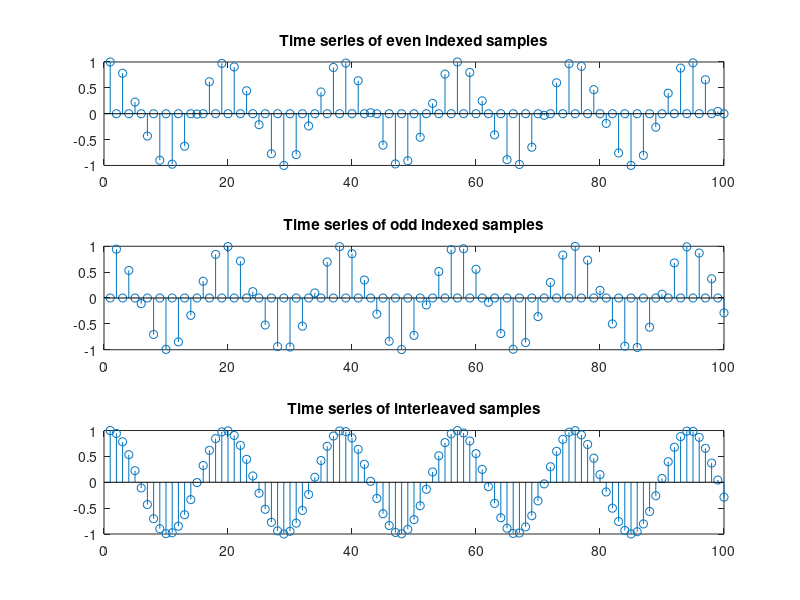
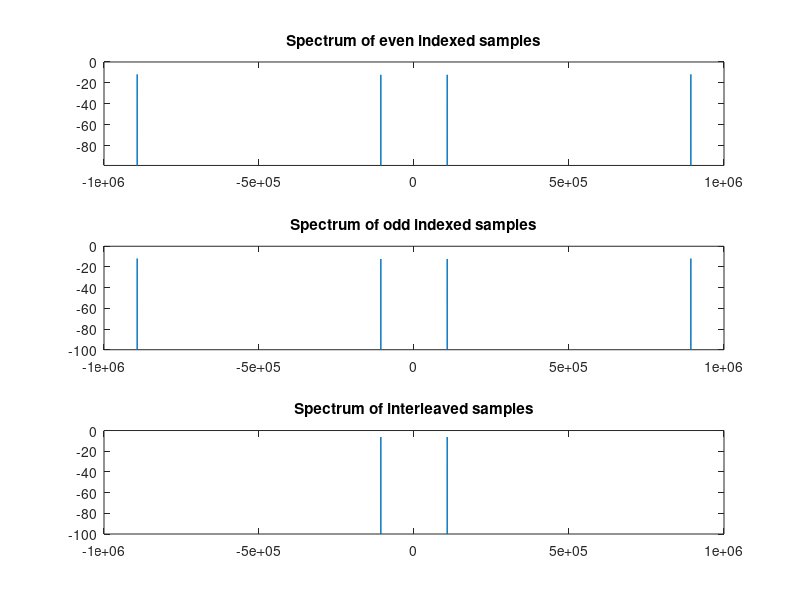
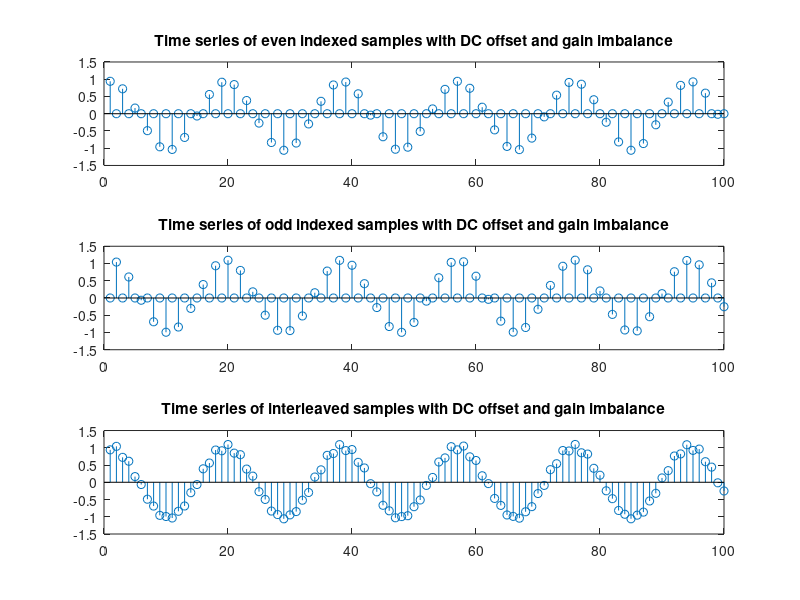
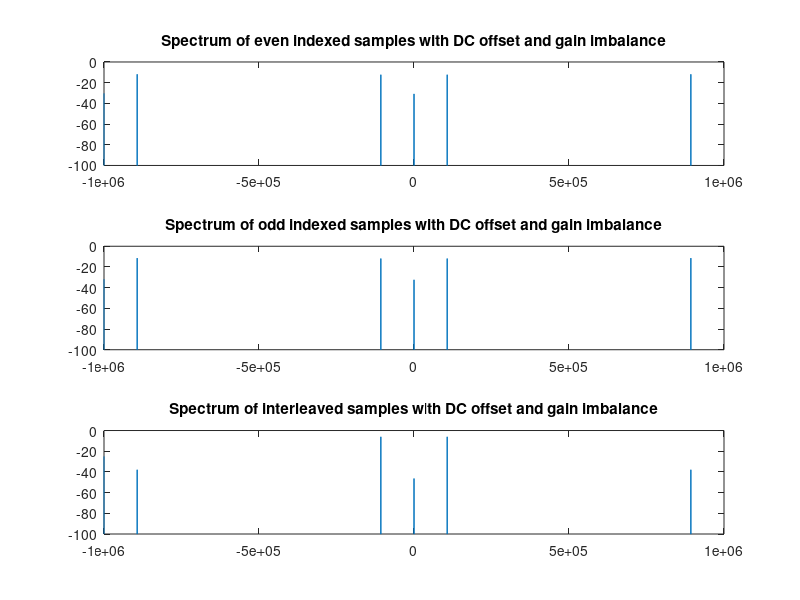

The MATLAB script that drew these images, in order: (Note: this script raises an error after producing the figures.)
clear
close all
% Task a)
f = 107000;
fs = 1000000;
N = 10000;
% Form even indexed samples
y0=zeros(1,N*2);
y0(1:2:end) = cos(2*pi*[0:N-1]*f/fs);
% Form odd indexed samples
y1=zeros(1,N*2);
y1(2:2:end)=cos(2*pi*[0.5:N-0.5]*f/fs);
% Form interleaved samples
y01=y0+y1;

% Plot time series of ADC samples
figure
subplot(3,1,1)
stem(y0(1:100))
title('Time series of even indexed samples')
ylim([-1 1])
subplot(3,1,2)
stem(y1(1:100))
title('Time series of odd indexed samples')
ylim([-1 1])
subplot(3,1,3)
stem(y01(1:100))
title('Time series of interleaved samples')
ylim([-1 1])

% % Plot spectrum of ADC samples
figure
subplot(3,1,1)
ww = kaiser(20000)';
ww = ww/sum(ww);

plot(linspace(-0.5,0.5,N*2)*fs*2,fftshift(20*log10(abs(fft(y0).*ww))))
title('Spectrum of even indexed samples')
ylim([1-100 0])
subplot(3,1,2)
plot(linspace(-0.5,0.5,N*2)*fs*2,fftshift(20*log10(abs(fft(y1).*ww))))
title('Spectrum of odd indexed samples')
ylim([-100 0])
subplot(3,1,3)
plot(linspace(-0.5,0.5,N*2)*fs*2,fftshift(20*log10(abs(fft(y01).*ww))))
title('Spectrum of interleaved samples')
ylim([-100 0])
xlim([-1e6 1e6])

% Task b)
g0=1;
g1=1.05;
dc0=-0.06;
dc1=0.05;

% Apply gain imbalance and DC offset to even samples
y0g=zeros(1,20000);
y0g(1:2:end) = g0*y0(1:2:end)+dc0;
% Apply gain imbalance and DC offset to odd samples
y1g=zeros(1,20000);
y1g(2:2:end) = g1*y1(2:2:end)+dc1;
% Interleave odd and even samples
y01g=y0g+y1g;

% Plot time series of distorted ADC samples
figure
subplot(3,1,1)
stem(y0g(1:100))
title('Time series of even indexed samples with DC offset and gain imbalance')
ylim([-1.5 1.5])
subplot(3,1,2)
stem(y1g(1:100))
title('Time series of odd indexed samples with DC offset and gain imbalance')
ylim([-1.5 1.5])
subplot(3,1,3)
stem(y01g(1:100))
title('Time series of interleaved samples with DC offset and gain imbalance')
ylim([-1.5 1.5])

figure
subplot(3,1,1)
plot(linspace(-0.5,0.5,N*2)*fs*2,fftshift(20*log10(abs(fft(y0g).*ww))))
title('Spectrum of even indexed samples with DC offset and gain imbalance')
ylim([-100 0])
subplot(3,1,2)
plot(linspace(-0.5,0.5,N*2)*fs*2,fftshift(20*log10(abs(fft(y1g).*ww))))
title('Spectrum of odd indexed samples with DC offset and gain imbalance')
ylim([-100 0])
subplot(3,1,3)
plot(linspace(-0.5,0.5,N*2)*fs*2,fftshift(20*log10(abs(fft(y01g).*ww))))
title('Spectrum of interleaved samples with DC offset and gain imbalance')
ylim([-100 0])

% Task c)

% Cancel DC of even samples
y0c=zeros(1,N*2);
[y0c(1:2:N*2), dc_hat_0]=DC_canceller(y0g(1:2:N*2),N,0.01);

% Cancel DC of odd samples
y1c=zeros(1,N*2);
[y1c(2:2:N*2), dc_hat_1]=DC_canceller(y1g(2:2:N*2),N,0.01);

% Interleave DC-cancelled samples
x0=y0c+y1c;

% Plot DC estimates
figure
subplot(2,1,1)
plot(0:999,dc_hat_0(1:1000))
title('DC estimates for even samples')
subplot(2,1,2)
plot(0:999,dc_hat_1(1:1000))
title('DC estimates for odd samples')

% Plot spectrum of DC cancelled signal
ww2=kaiser(N*2-2000)';
ww2=ww2/sum(ww2);
figure
subplot(3,1,1)
plot(linspace(-0.5,0.5,N*2-2000)*fs*2,fftshift(20*log10(abs(fft(y0c(2001:end)).*ww2))))
title('Spectrum of even indexed samples with DC cancelled')
ylim([-100 0])
subplot(3,1,2)
plot(linspace(-0.5,0.5,N*2-2000)*fs*2,fftshift(20*log10(abs(fft(y1c(2001:end)).*ww2))))
title('Spectrum of odd indexed samples with DC cancelled')
ylim([-100 0])
subplot(3,1,3)
plot(linspace(-0.5,0.5,N*2-2000)*fs*2,fftshift(20*log10(abs(fft(x0(2001:end)).*ww2))))
title('Spectrum of interleaved samples with DC cancelled')
ylim([-100 0])

%Task d)

Fpass = 800000;
Fstop = 750000;
Ap = 1;
Ast = 100;
fs = 2000000;

% Generate filter

d = designfilt('highpassfir','PassbandFrequency',Fpass,...
  'StopbandFrequency',Fstop,'PassbandRipple',Ap,'StopbandAttenuation',...
  Ast, 'SampleRate', fs);

h = tf(d);

cg_new=1;

% Balance gain 
reg0=zeros(1,135);
reg1=zeros(1,135);
y4_sv=zeros(1,N*2);
y3_sv=zeros(1,N*2);
y2_sv=zeros(1,N*2);
x2_sv=zeros(1,N*2);
x3=zeros(1,N*2);
cg=zeros(1,N*2);
mu=0.01;

% Run gain balancing algorithm

for nn = 1:N*2
    cg(nn)=cg_new;
    x1=x0(nn)*cos(pi*nn);
    x2=cg(nn)*x1;
    x2_sv(nn)=x2;
    x3(nn)=x0(nn)-x2;
    reg0=[x0(nn) reg0(1:134)];
    reg1=[x1 reg1(1:134)];
    y1=reg1*h';
    y2=y1*cg(nn);
    y2_sv(nn)=y2;
    y3=reg0*h';
    y3_sv(nn)=y3;
    y4=abs(y3)-abs(y2);
    y4_sv(nn)=y4;
    cg_new=y4*mu+cg(nn);
end

% Plot spectrum of signal presented to the LMS canceller
figure
subplot(3,1,1)
plot(linspace(-0.5,0.5,N*2-2000)*fs,fftshift(20*log10(abs(fft(y2_sv(2001:end)).*ww2))))
title('Spectrum of y2')
subplot(3,1,2)
plot(linspace(-0.5,0.5,N*2-2000)*fs,fftshift(20*log10(abs(fft(y3_sv(2001:end)).*ww2))))
title('Spectrum of y3')
subplot(3,1,3)
plot(linspace(-0.5,0.5,N*2-2000)*fs,fftshift(20*log10(abs(fft(y4_sv(2001:end)).*ww2))))
title('Spectrum of error signal')

figure
plot(0:1999,cg(1:2000))
title('Canceller learning curve (cg over time)')

% task e)

figure
subplot(3,1,1)
plot(linspace(-0.5,0.5,N*2-2000)*fs,fftshift(20*log10(abs(fft(x0(2001:end)).*ww2))))
ylim([-100 0])
title('Spectrum of x0')
subplot(3,1,2)
plot(linspace(-0.5,0.5,N*2-2000)*fs,fftshift(20*log10(abs(fft(x2_sv(2001:end)).*ww2))))
ylim([-100 0])
title('Spectrum of x2')
subplot(3,1,3)
plot(linspace(-0.5,0.5,N*2-2000)*fs,fftshift(20*log10(abs(fft(x3(2001:end)).*ww2))))
title('Spectrum of gain cancelled signal')
ylim([-100 0])
xlim([-1e6 1e6])




